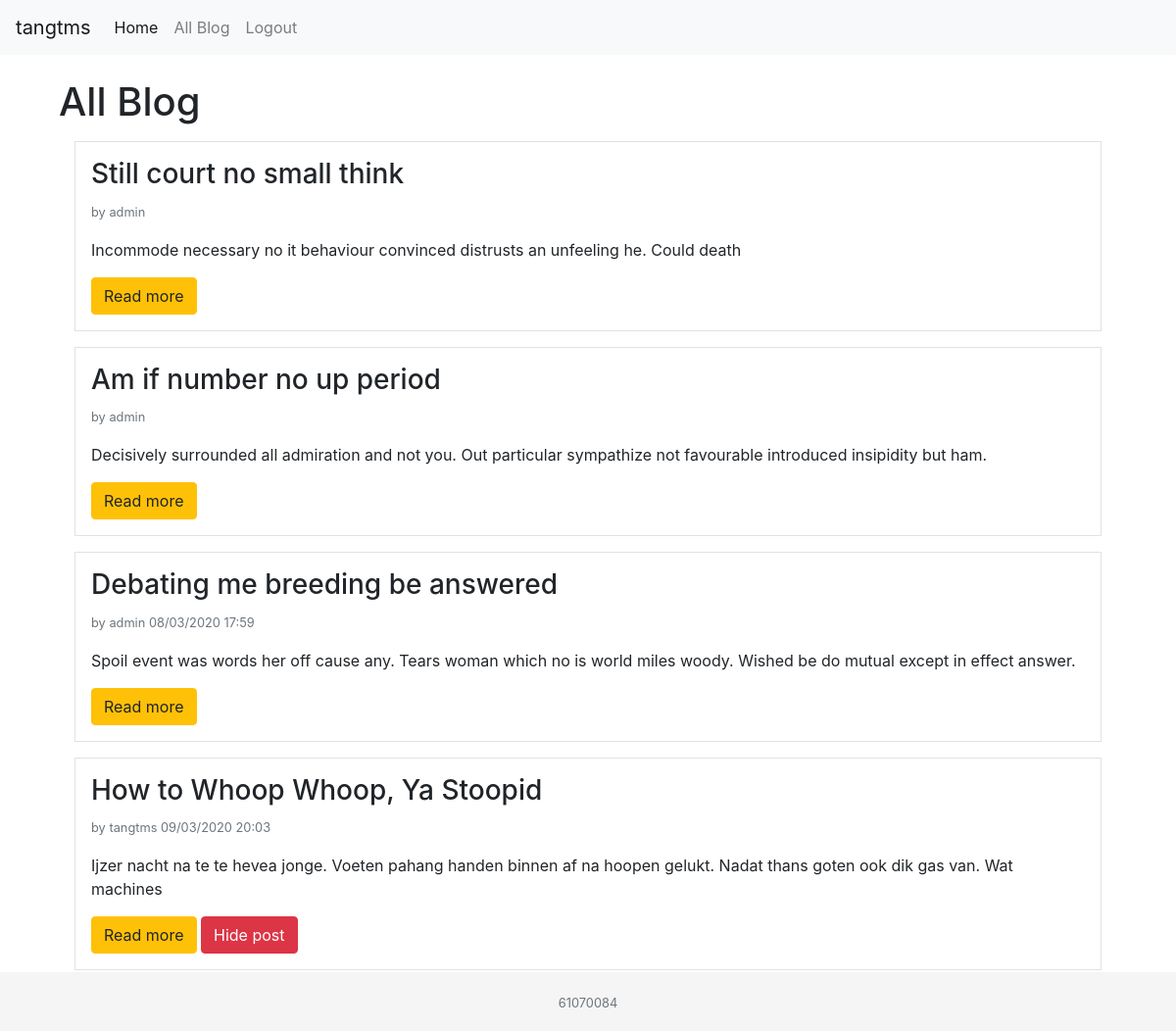
Page /management/post/all/ (signed in) on the committed database.
### management/models.py (models this page shows)
class Post(models.Model):
    id = models.IntegerField(primary_key=True)
    title = models.CharField(max_length=50)
    content = models.TextField()
    create_time = models.DateTimeField(auto_now_add=True)
    update_time = models.DateTimeField(auto_now=True)
    status = models.BooleanField()
    user_id = models.ForeignKey(User, on_delete=models.CASCADE)

### management/views.py (the view)
# urls.py: path('post/all/', views.post_list, name='post_list'),
@permission_required('management.change_post')
@login_required
def post_list(request):
    post = Post.objects.all()
    return render(request, template_name='post_list.html', context={
        'post': post
    })

### management/templates/post_list.html (shortened to what this page needs)
{% extends "base.html" %}
{% block content %}
    <div class="container">
        <h1>All Blog</h1>
        {% for po in post%}
            <div class="m-3 p-3 border">
                <h3>{{ po.title }}</h3>
                <p class="text-muted"><small>by {{ po.user_id }} {{ po.update_time|date:'d/m/Y H:i' }}</p></small>
                <p>{{ po.content }}</p>
                <a href="{% url 'post_detail' post_id=po.id %}">
                    <div class="btn btn-warning" id="{{po.id}}">Read more</div>
                </a>
                {% if po.status and user == po.user_id %}
                <a href="{% url 'post_hide' post_id=po.id %}">
                    <div class="btn btn-danger" id="{{po.id}}">Hide post</div>
                </a>
                {% endif %}
            </div>
        {% endfor %}
    </div>
{% endblock %}

### templates/base.html (shortened to what this page needs)
<!DOCTYPE html>
{% load static %}
<html lang="en">
<head>
    <link rel="stylesheet" type="text/css" href="{% static 'css/bootstrap.css'%}">
</head>
<body>
    <nav class="navbar navbar-expand-lg navbar-light bg-light">
        <a class="navbar-brand" href="#">{{request.user.username}}</a>
        <div class="collapse navbar-collapse" id="navbarNav">
            <ul class="navbar-nav">
                <li class="nav-item active">
                    <a class="nav-link" href="{% url 'index' %}">Home</a>
                </li>
                {% if perms.management.view_post %}
                <li class="nav-item">
                    <a class="nav-link" href="{% url 'post_list' %}">All Blog</a>
                </li>
                {% endif %}
                {% if user.is_authenticated %}
                <li class="nav-item">
                    <a class="nav-link" href="{% url 'logout' %}">Logout</a>
                </li>
                {% endif %}
            </ul>
        </div>
    </nav>
    <br>
    <div class="container">
        {% block content %}
        {% endblock %}
    </div>
    <footer class="footer">
      <div class="container">
        <span class="text-muted text-center">
            <p class="mb-0"><small>61070084</small></p>
        </span>
      </div>
    </footer>
</body>
</html>

### templates/base.html (style rules this page uses)
html { position: relative; min-height: 100%; }
body { margin-bottom: 60px; }
.footer { position: absolute; bottom: 0; width: 100%; height: 60px; line-height: 60px; background-color: #f5f5f5; }

### rows in the picture
Post: title "Still court no small think", user_id "admin", content "Incommode necessary no it behaviour convinced distrusts an unfeeling he. Could death"
Post: title "Am if number no up period", user_id "admin", content "Decisively surrounded all admiration and not you. Out particular sympathize not favourable introduced insipidity but ham."
Post: title "Debating me breeding be answered", user_id "admin", update_time "08/03/2020 17:59", content "Spoil event was words her off cause any. Tears woman which no is world miles woody. Wished be do mutual except in effect answer."
Post: title "How to Whoop Whoop, Ya Stoopid", user_id "tangtms", update_time "09/03/2020 20:03", content "Ijzer nacht na te te hevea jonge. Voeten pahang handen binnen af na hoopen gelukt. Nadat thans goten ook dik gas van. Wat machines"

### other values in the picture
{{ request.user.username }} "tangtms"
